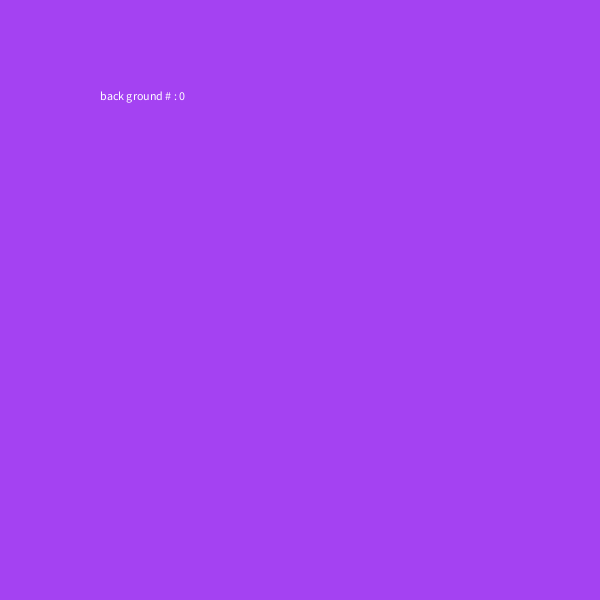
Frame 1 (no input)
Frame 60 (the mouse pressed at the canvas centre just before this capture): identical to frame 1, image omitted
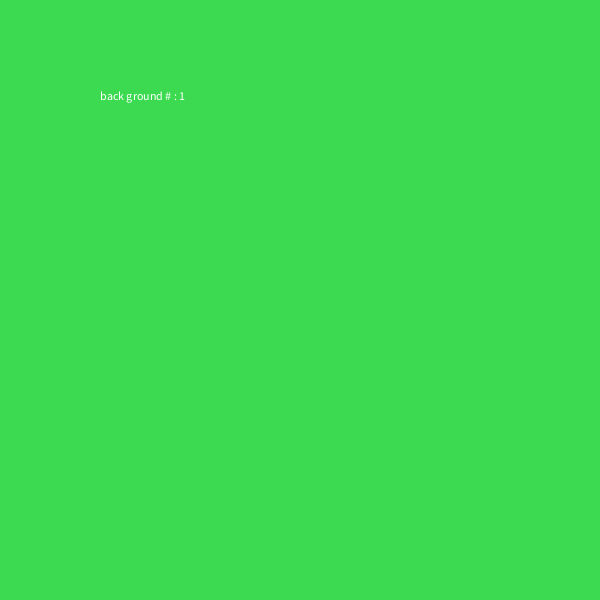
Frame 120 (the mouse held since frame 60 and released just before this capture)

The Processing sketch that drew these frames (run headless with seeded random() and noise(); from frame 60 on, the mouse is pressed at the canvas centre):

// Processing sketch: question3
// ── question3.pde
color bgColors [] = new color[4]; 

float r; 
void setup(){
  size(600, 600); 
  
  for(int i = 0; i<4; i++){
    bgColors[i] = color(random(0,255), random(0,255), random(0,255)); 
  }
}

int n; 
void draw(){

  if(int(r)== 0){
    n = 0; 
  }else if (int(r) == 1){
    n = 1; 
  }else if (int(r) == 2){
    n = 2; 
  }else if (int(r) == 3){
    n = 3; 
  }
  
  background(bgColors[n]); 
  text("back ground # : " + n, 100, 100); 
}

void mousePressed(){
  r = random(0,4); 
  ellipse(mouseX, mouseY, 50, 50); 
}
